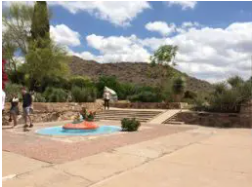
#> input picture DATA/raw/pano1.png, 252 x 187 px
$ jupyter execute Computer-vision-2.ipynb
#> lines starting #> are read from the running program, lines starting #| are printed output that depends on the picture; after the words box and inside, x2 and y2 are one past the last pixel; in counts of white or black regions, pixels touching at a corner belong together; long printed decimals are rounded
# COMPUTER VISION

[cell 1]
import numpy as np
import matplotlib.pyplot as plt
import cv2
import imutils
import glob
import yaml
import os

## 2. Module Image Stitching
* https://docs.opencv.org/4.x/d1/d46/group__stitching.html
* cv2.Stitcher(): connect image to create panorama

[cell 2]
stitcher = cv2.Stitcher_create()

[cell 3]
pano1 = cv2.imread('DATA/raw/pano1.png')
#> pano1 is the input picture: shape (187, 252, 3); mean B, G, R 141.6, 153.8, 163.4
pano2 = cv2.imread('DATA/raw/pano2.png')
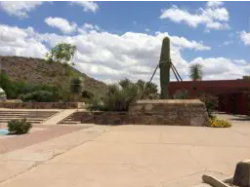
#> input picture DATA/raw/pano2.png, 250 x 187 px
#> pano2 is the input picture: shape (187, 250, 3); mean B, G, R 146.2, 151.8, 159.5
pano3 = cv2.imread('DATA/raw/pano3.png')
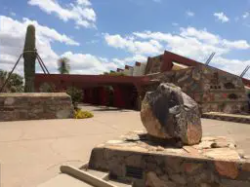
#> input picture DATA/raw/pano3.png, 250 x 187 px
#> pano3 is the input picture: shape (187, 250, 3); mean B, G, R 133.5, 135.4, 142.8
pano1.shape,pano2.shape,pano3.shape

[cell 4]
pano1 = pano1[:,:250,:]
#> pano1: shape (187, 250, 3)
pano1.shape,pano2.shape,pano3.shape
panos = []
panos.append(pano1)
panos.append(pano2)
panos.append(pano3)
len(panos)
#> Out = 3

[cell 5]
fig, ax = plt.subplots(1,3,figsize = (12,8))
ax[0].imshow(cv2.cvtColor(pano1,cv2.COLOR_BGR2RGB))
ax[1].imshow(cv2.cvtColor(pano2,cv2.COLOR_BGR2RGB))
ax[2].imshow(cv2.cvtColor(pano3,cv2.COLOR_BGR2RGB))

[cell 6]
(status, stitched) = stitcher.stitch(panos)
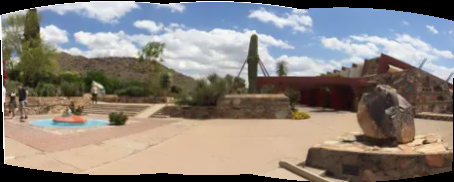
#> stitched: shape (182, 454, 3); mean of channels 0, 1, 2 124.4, 130.9, 138.2; drawn as B, G, R
#> status = 0

[cell 7]
plt.figure(figsize=(12,8))
plt.imshow(cv2.cvtColor(stitched,cv2.COLOR_BGR2RGB))

[cell 8]
# if the status is '0', then OpenCV successfully performed image
# stitching
if status == 0:

	stitched = cv2.copyMakeBorder(stitched, 10, 10, 10, 10,
		cv2.BORDER_CONSTANT, (0, 0, 0))
#> stitched: shape (202, 474, 3)
	# convert the stitched image to grayscale and threshold it
	# such that all pixels greater than zero are set to 255
	# (foreground) while all others remain 0 (background)
	gray = cv2.cvtColor(stitched, cv2.COLOR_BGR2GRAY)
	thresh = cv2.threshold(gray, 0, 255, cv2.THRESH_BINARY)[1]
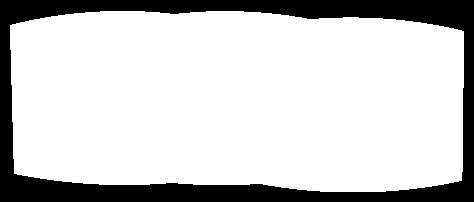
#> thresh: shape (202, 474); 80% white; 1 black region

[cell 9]
plt.figure(figsize=(6,4))
plt.imshow(thresh,cmap='gray')

[cell 10]
# find all external contours in the threshold image then find
# the *largest* contour which will be the contour/outline of
# the stitched image
cnts = cv2.findContours(thresh.copy(), cv2.RETR_EXTERNAL,
	cv2.CHAIN_APPROX_SIMPLE)
#> cnts = 1 contour; box (x1, y1, x2, y2) and area: (10, 11, 464, 192) 75956
cnts = imutils.grab_contours(cnts)
c = max(cnts, key=cv2.contourArea)
#> c = contour of 174 points, box (x1, y1, x2, y2) (10, 11, 464, 192), area 75956
# allocate memory for the mask which will contain the
# rectangular bounding box of the stitched image region
mask = np.zeros(thresh.shape, dtype="uint8")
(x, y, w, h) = cv2.boundingRect(c)
#> x = 10; y = 11; w = 454; h = 181
cv2.rectangle(mask, (x, y), (x + w, y + h), 255, -1)
#> mask: shape (202, 474); 86.5% white; 1 black region, box (x1, y1, x2, y2) and area: (0, 0, 474, 202) 12938

[cell 11]
plt.figure(figsize=(6,4))
plt.imshow(mask,cmap='gray')

[cell 12]
# create two copies of the mask: one to serve as our actual
# minimum rectangular region and another to serve as a counter
# for how many pixels need to be removed to form the minimum
# rectangular region
minRect = mask.copy()
sub = mask.copy()
# keep looping until there are no non-zero pixels left in the
# subtracted image
while cv2.countNonZero(sub) > 0:
	# erode the minimum rectangular mask and then subtract
	# the thresholded image from the minimum rectangular mask
	# so we can count if there are any non-zero pixels left
	minRect = cv2.erode(minRect, None)
	sub = cv2.subtract(minRect, thresh)
#> this loop made 17 passes
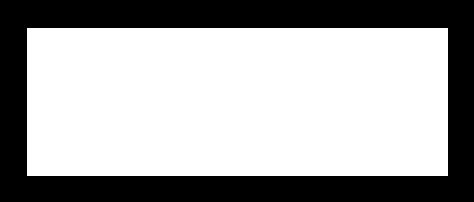
#> minRect: shape (202, 474); 65.1% white; 1 black region

[cell 13]
# find contours in the minimum rectangular mask and then
# extract the bounding box (x, y)-coordinates
cnts = cv2.findContours(minRect.copy(), cv2.RETR_EXTERNAL,
	cv2.CHAIN_APPROX_SIMPLE)
#> cnts = 1 contour; box (x1, y1, x2, y2) and area: (27, 28, 448, 176) 61740
cnts = imutils.grab_contours(cnts)
#> cnts = [[[27, 28], [27, 175], [447, 175], [447, 28]]]
c = max(cnts, key=cv2.contourArea)
#> c = [[27, 28], [27, 175], [447, 175], [447, 28]]
(x, y, w, h) = cv2.boundingRect(c)
#> x = 27; y = 28; w = 421; h = 148
# use the bounding box coordinates to extract the our final
# stitched image
stitched = stitched[y:y + h, x:x + w]
#> stitched: shape (148, 421, 3)

[cell 14]
plt.figure(figsize=(6,4))
plt.imshow(cv2.cvtColor(stitched,cv2.COLOR_BGR2RGB))

## 3. Camera Calibration and 3D Reconstruction
* https://docs.opencv.org/4.x/d9/d0c/group__calib3d.html
* cv2.findChessboardCorner()
* cv2.calibrateCamera()
* cv2.createStereoBM()
* cv2.projectPoints()

### 3.1 Camera Calibration

[cell 15]
#import pathlab

corner_x=8 # number of chessboard corner in x direction
corner_y=6 # number of chessboard corner in y direction

# termination criteria
criteria = (cv2.TERM_CRITERIA_EPS + cv2.TERM_CRITERIA_MAX_ITER, 30, 0.01)

# prepare object points, like (0,0,0), (1,0,0), (2,0,0) ....,(6,5,0)
objp = np.zeros((corner_y*corner_x,3), np.float32)
objp[:,:2] = np.mgrid[0:corner_x,0:corner_y].T.reshape(-1,2)

# Arrays to store object points and image points from all the images.
objpoints = [] # 3d point in real world space
jpegpoints = [] # 2d points in image plane.

# source_path = "C:/Users/Acer/Downloads/VISION ASSG 1" #ini untuk source image kita simpan kat mana??
# #print(os.getcwd())
# print('image found :',len(os.listdir(source_path)))

images = [f for f in glob.glob('DATA/raw/cali*')]

#images = glob.glob('D:\Image Vision')


# path = 'results'
# pathlib.Path(path).mkdir(parents=True, exist_ok=True)

found = 0
for fname in images: # here, 10 can be changed to whatever number you like to choose
    jpeg = cv2.imread(fname) # capture frame by frame
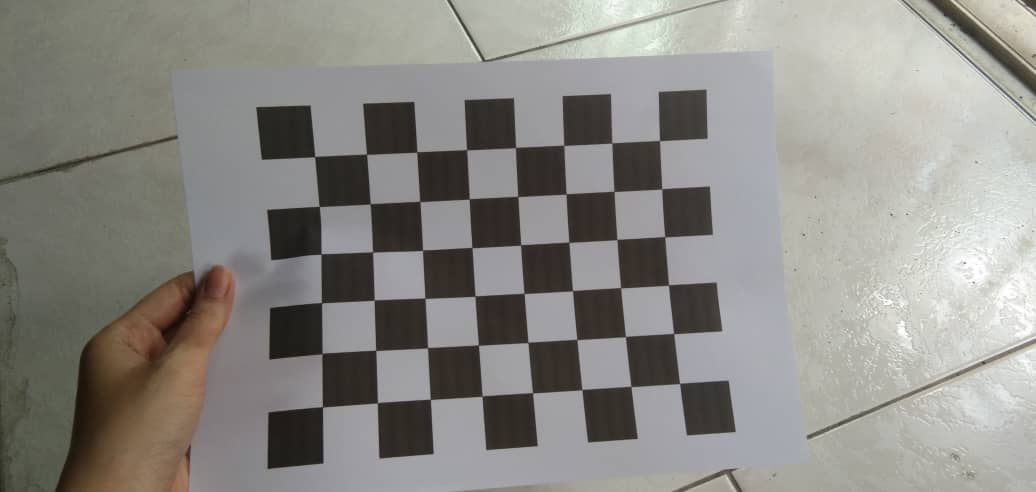
#> input picture DATA/raw/cali (1).jpeg, 1036 x 492 px
#> jpeg is the input picture: shape (492, 1036, 3); mean B, G, R 133.7, 138.4, 140.1
    cv2.imshow('jpeg', jpeg)
    cv2.waitKey(500)
    print(fname)
    gray = cv2.cvtColor(jpeg, cv2.COLOR_BGRA2GRAY)
#> gray: shape (492, 1036)

    # find the chess board corners
    ret, corners = cv2.findChessboardCorners(gray, (corner_x,corner_y), None)
#> ret = True; corners = 48 rows, first 8: [314.6, 156.6], [366.6, 154], [416.7, 152], [466.5, 149.5], [515.5, 147.5], [564, 145.4], [611.6, 143.2], [659.7, 140.8]
    # if found, ass object points, image points (after refining them)
    if ret == True:

        objpoints.append(objp) #Certainly, every loop objp is the same in 3D
        corners2 = cv2.cornerSubPix(gray,corners,(20,5),(-1,-5),criteria)
#> corners2 = 48 rows, first 8: [314.7, 156.5], [366.5, 154.3], [416.8, 152], [466.6, 149.7], [515.5, 147.5], [563.7, 145.3], [611.8, 142.9], [659.5, 140.6]
        jpegpoints.append(corners2)
        # Draw and display the corners
        jpeg = cv2.drawChessboardCorners(jpeg, (corner_x,corner_y), corners2, ret)
#> jpeg: shape (492, 1036, 3); 2.99% of pixels changed, all inside (x1, y1, x2, y2) = (309, 135, 687, 414)
        found += 1
        cv2.imshow('chessboard', jpeg)
        cv2.waitKey(0)
#> pass 2 of the loop `for fname in images:`:
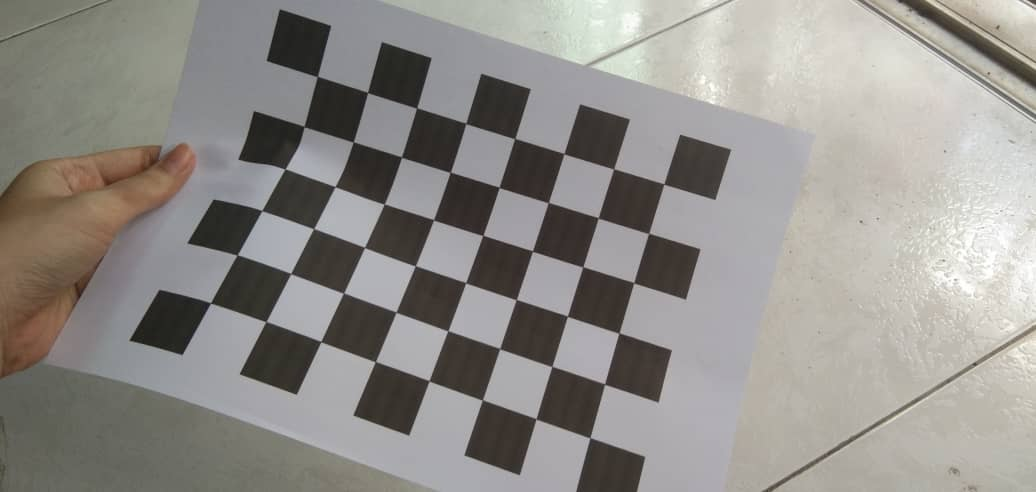
#> input picture DATA/raw/cali (10).jpeg, 1036 x 492 px
#> jpeg is the input picture: shape (492, 1036, 3); mean B, G, R 138.8, 143.1, 146
#> corners = 48 rows, first 8: [317.6, 76.27], [367.4, 92.49], [416.8, 107.9], [465.7, 123.4], [514.7, 138.4], [564, 153.7], [613.5, 169.2], [663.9, 184.2]
#> corners2 = 48 rows, first 8: [317.3, 76.48], [367.5, 92.48], [416.7, 107.9], [465.8, 123.4], [514.8, 138.6], [563.9, 153.6], [613.6, 168.8], [663.8, 184.1]
#> `jpeg = cv2.drawChessboardCorners(jpeg, (corner_x,corner_y), corners2, ..`:
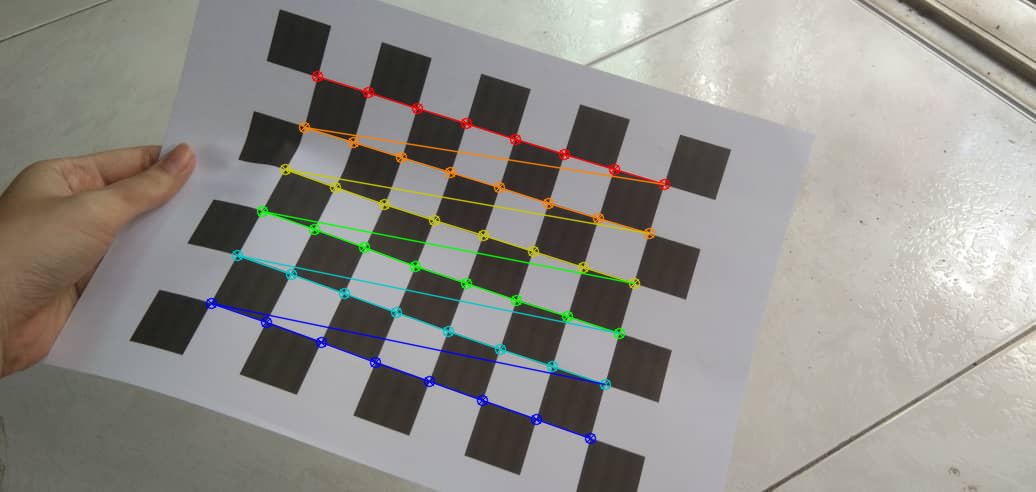
#> jpeg: shape (492, 1036, 3); 3.11% of pixels changed, all inside (x1, y1, x2, y2) = (205, 70, 671, 445)
#> pass 3 of the loop `for fname in images:`:
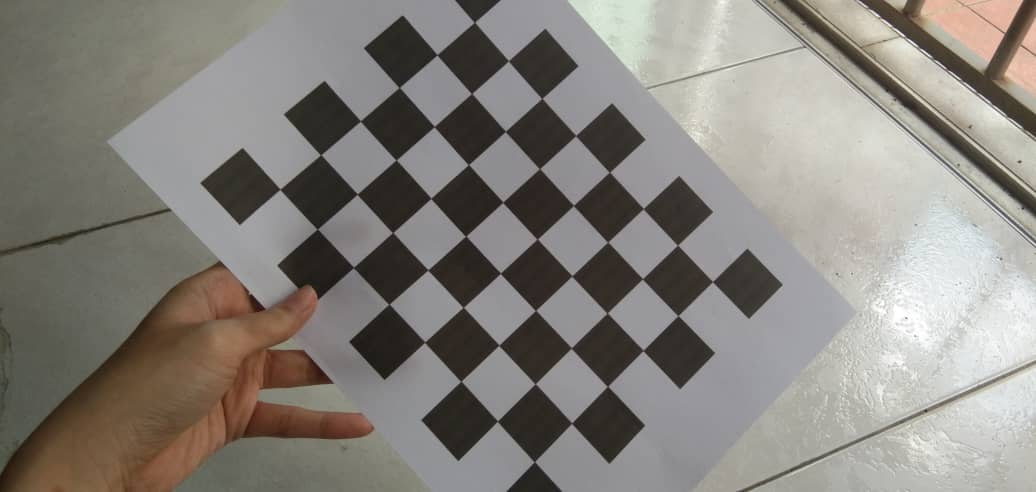
#> input picture DATA/raw/cali (2).jpeg, 1036 x 492 px
#> jpeg is the input picture: shape (492, 1036, 3); mean B, G, R 125.3, 131.2, 135.3
#> corners = 48 rows, first 8: [474, 25], [508.5, 60.53], [541.9, 98.51], [575.8, 135.1], [609.9, 172.4], [643.4, 208.9], [677, 245.2], [712.5, 281.9]
#> corners2 = 48 rows, first 8: [474.5, 22.31], [508.4, 60.75], [541.8, 98.46], [575.7, 135.5], [609.5, 172.2], [643.3, 208.5], [677.5, 245.2], [712.5, 281.6]
#> jpeg: shape (492, 1036, 3); 2.57% of pixels changed, all inside (x1, y1, x2, y2) = (274, 16, 719, 469)
        # if you want to save images with detected corners


print("number of images used for calibration: ", found)

 # when everything done, release the capture
# cap.release()
# cv2.destroyAllWindows()

#calibration
ret, mtx, dist, rvecs, tvecs = cv2.calibrateCamera(objpoints, jpegpoints, gray.shape[::-1], None, None)
#> ret = 1.85; mtx = [[894.5, 0, 448.9], [0, 907.5, 146.5], [0, 0, 1]]; dist = [[-0.268, 6.68, -0.0866, -0.0112, -22.54]]; rvecs = ([-0.229, -0.109, -0.0428], [-0.431, 0.0546, 0.337], [-0.291, -0.032, 0.833]); tvecs = ([-2.62, 0.177, 17.64], [-2.48, -1.3, 17.75], [0.487, -2.38, 17.9])

# transforms the matrix distortion coefficients to writeable lists
data= {'camera_matrix': np.asarray(mtx).tolist(), 'dist_coeff': np.asarray(dist).tolist()}
#> data = {'camera_matrix': [[894.5, 0, 448.9], [0, 907.5, 146.5], [0, 0, 1]], 'dist_coeff': [[-0.268, 6.68, -0.0866, -0.0112, -22.54]]}
print(mtx)
#| [[894.471   0.         448.911]
#|  [  0.         907.544 146.451]
#|  [  0.           0.           1.        ]]
print(dist)
#| [[-2.67667919e-01  6.68459922e+00 -8.65700265e-02 -1.11800153e-02
#|   -2.25367196e+01]]
# and save it to a file
with open("calibration_matrix.yaml", "w")as f:
    yaml.dump(data, f)

#undistort image

for fname in images: # here, 10 can be changed to whatever number you like to choose
     #print(fname)
     jpeg = cv2.imread(fname) # Capture frame-by-frame
     #cv2.imshow('jpeg', jpeg)
     #cv2.waitkey(500)
     h, w = jpeg.shape[:2]
#> h = 492; w = 1036

     newcameramtx, roi=cv2.getOptimalNewCameraMatrix(mtx, dist , (w,h), 1, (w,h))
#> newcameramtx = [[624.6, 0, 625.8], [0, 828.3, 133.7], [0, 0, 1]]; roi = (324, 21, 711, 427)
     #print(newcameramtx)
     #undistort
     dst = cv2.undistort(jpeg, mtx, dist, None, newcameramtx)
     cv2.imshow('undistort', dst)
     cv2.waitKey(500)

     # crop the image
     x, y, w, h = roi
#> x = 324; y = 21; w = 711; h = 427
     dst = dst[y:y+h, x:x+w]
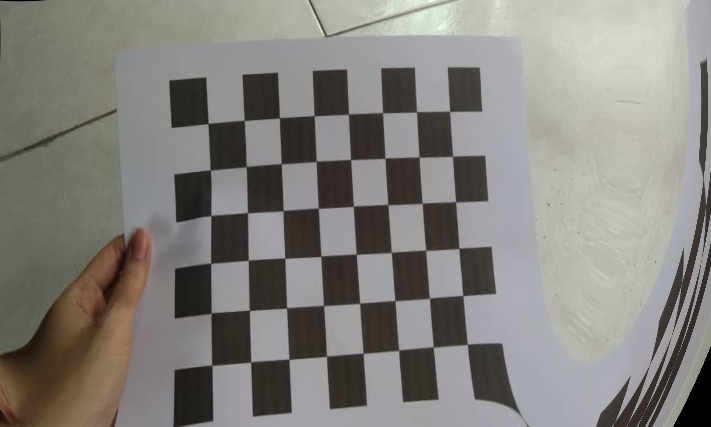
#> dst: shape (427, 711, 3); mean B, G, R 126, 129.9, 132.2
     #cv2.imshow('calibration.png',dst)
     cv2.imshow('undistort2', dst)
     cv2.waitKey(0)
#> pass 2 of the loop `for fname in images:`:
#> `x, y, w, h = roi`: w = 711; h = 427
#> `dst = dst[y:y+h, x:x+w]`:
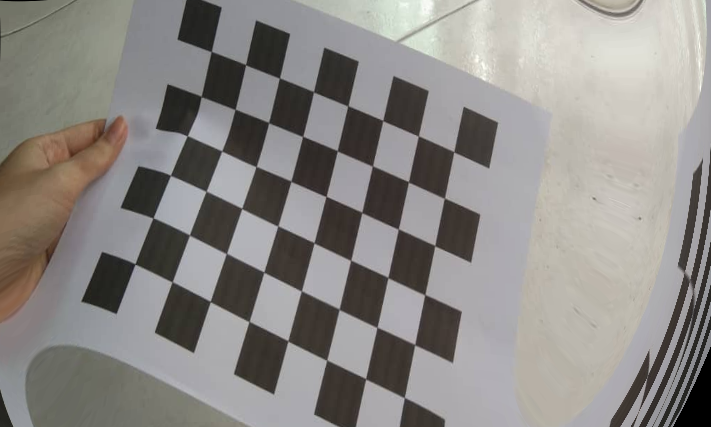
#> dst: shape (427, 711, 3); mean B, G, R 134.6, 137.9, 141
#> pass 3 of the loop `for fname in images:`:
#> `x, y, w, h = roi`: w = 711; h = 427
#> `dst = dst[y:y+h, x:x+w]`:
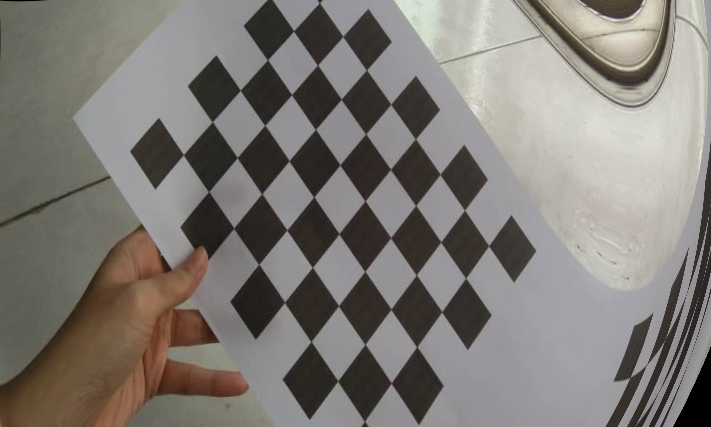
#> dst: shape (427, 711, 3); mean B, G, R 118.4, 123.5, 127.8

cv2.destroyAllWindows()

### 3.2 Depth estimation
* https://opencv24-python-tutorials.readthedocs.io/en/latest/py_tutorials/py_calib3d/py_depthmap/py_depthmap.html#py-depthmap
* cv2.Stereo_create().compute()

[cell 16]
stereo = cv2.StereoBM_create(numDisparities=16, blockSize=15)

[cell 17]
imgL = cv2.imread('DATA/raw/tsukuba_L.png',0)
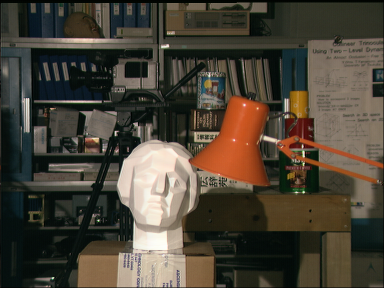
#> input picture DATA/raw/tsukuba_L.png, 384 x 288 px
#> imgL: shape (288, 384); min 0, max 253, mean 67.8
imgR = cv2.imread('DATA/raw/tsukuba_R.png',0)
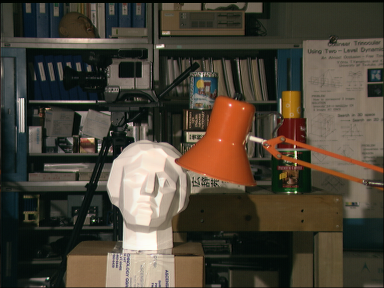
#> input picture DATA/raw/tsukuba_R.png, 384 x 288 px
#> imgR: shape (288, 384); min 0, max 253, mean 68.2


disparity = stereo.compute(imgL,imgR)

fig, ax = plt.subplots(1,2,figsize = (12,8))
ax[0].imshow(cv2.cvtColor(imgL,cv2.COLOR_BGR2RGB))
ax[1].imshow(disparity,'gray')
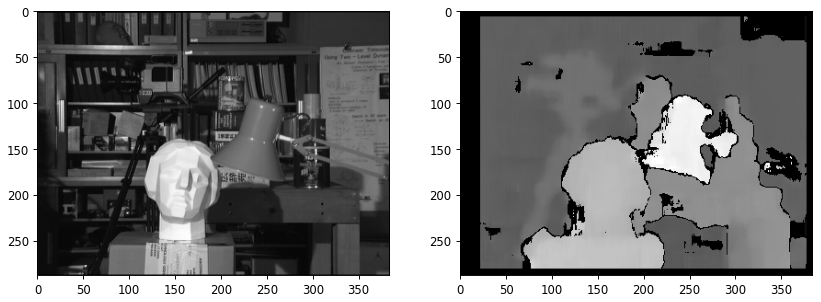
#> figure drawn by matplotlib, 2 panels
